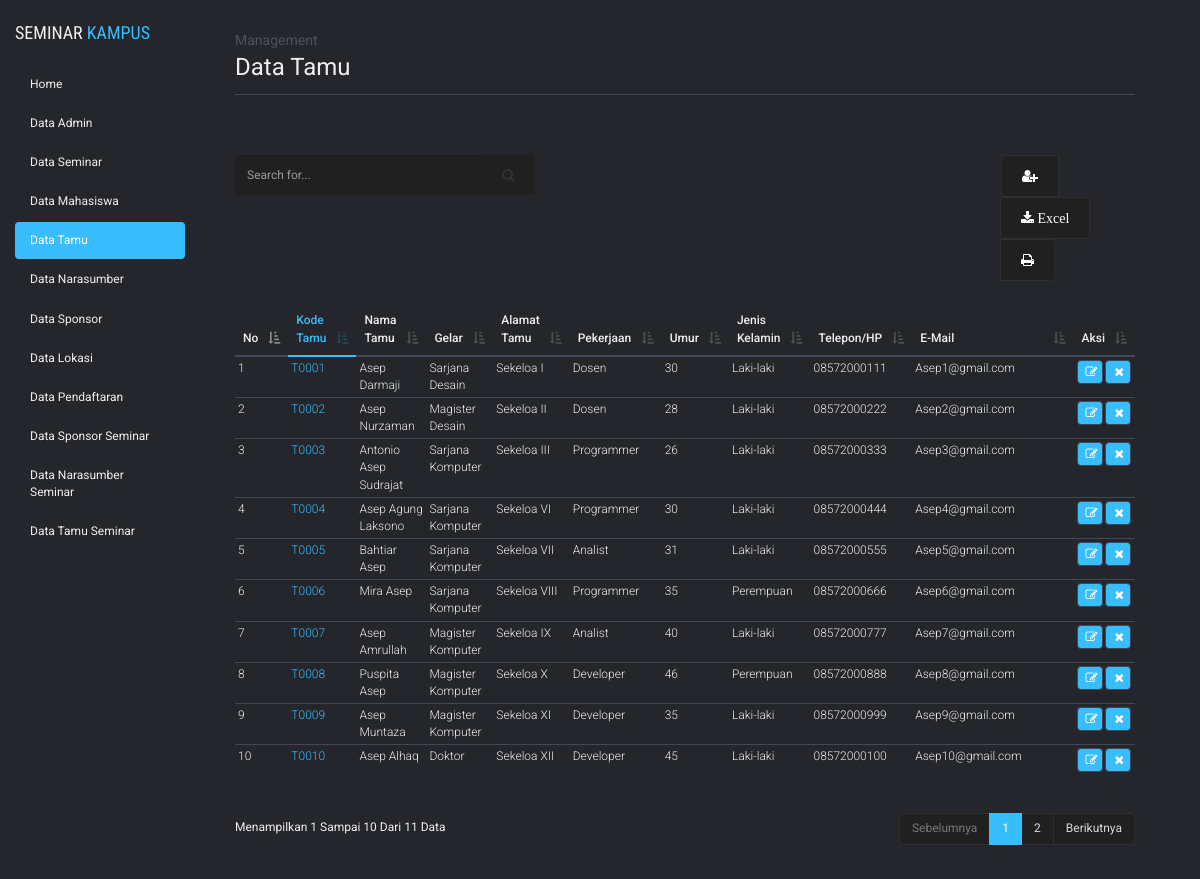
The page /admin/admin.php?module=data_tamu on the database its author committed.
### tables this page shows
CREATE TABLE `tamu` (
  `kode_tamu` char(8) NOT NULL,
  `nama_tamu` varchar(50) DEFAULT NULL,
  `gelar` varchar(50) DEFAULT NULL,
  `alamat_tamu` varchar(50) DEFAULT NULL,
  `pekerjaan` varchar(50) DEFAULT NULL,
  `umur` int(11) DEFAULT NULL,
  `jenis_kelamin` varchar(50) DEFAULT NULL,
  `telepon` varchar(15) DEFAULT NULL,
  `email` varchar(50) DEFAULT NULL,
  PRIMARY KEY (`kode_tamu`),
  UNIQUE KEY `telepon` (`telepon`),
  UNIQUE KEY `email` (`email`)
);

### admin/module_tamu/tampil_tamu.php (the view)
<?php
	$tampilkan = mysql_query("SELECT * FROM tamu ORDER BY kode_tamu");
?>
    <div class="title-content">
    <span>Management</span>
    data tamu
  </div>
  <div class="content">
    <div class="row">
      <div class="col-md-6">
        <form action="?module=data_tamu&act=caritamu" method="post">
          <div class="input-group search">
            <input name="cari" type="text" class="form-control" placeholder="Search for...">
            <span class="input-group-btn">
              <button class="btn btn-default" type="submit"><i class="fa fa-search"></i></button>
            </span>
          </div>
        </form>
      </div>
      <div class="col-md-6">
        <div class="btn-group" role="group" aria-label="fungsional">
          <a type="button" class="btn btn-default" href="#tambah_data" data-toggle="modal"><i class="fa fa-user-plus"></i></a>
          <a type="button" class="btn btn-default" href="module_tamu/action_tamu.php?module=data_tamu&act=export"><i class="fa fa-download"> Excel</i></a>
          <a type="button" class="btn btn-default" href="module_tamu/cetak_tamu.php"><i class="fa fa-print"></i></a>
        </div>
      </div>
    </div>
    <table cellpadding="0" cellspacing="0" border="0" class="table table-hover tab-mar-top" id="example">
      <thead>
        <tr>
          <th width="10px">No</th>
          <th class="tab-col">Kode Tamu</th>
          <th>Nama Tamu</th>
          <th>Gelar</th>
          <th>Alamat Tamu</th>
          <th>Pekerjaan</th>
          <th>Umur</th>
          <th>Jenis Kelamin</th>
          <th>Telepon/HP</th>
          <th>E-Mail</th>
          <th width="30px">Aksi</th>
        </tr>
      </thead>
      <tbody>
<?php
    $no=1;
    while ($tampil=mysql_fetch_array($tampilkan)){
       echo "<tr><td>$no</td>
             <td class='tab-col'>$tampil[kode_tamu]</td>
             <td>$tampil[nama_tamu]</td>
             <td>$tampil[gelar]</td>
             <td>$tampil[alamat_tamu]</td>
             <td>$tampil[pekerjaan]</td>
             <td>$tampil[umur]</td>
             <td>$tampil[jenis_kelamin]</td>
             <td>$tampil[telepon]</td>
             <td>$tampil[email]</td>
             <td><a href='?module=data_tamu&act=edittamu&id=$tampil[kode_tamu]' class='fa fa-edit'></a>
             <a class='fa fa-remove' href=javascript:confirmdelete('$action?module=data_tamu&act=hapustamu&id=$tampil[kode_tamu]')></a></td>
             </tr>";
      $no++;
    }
  echo "
        </tbody>
        </table>
        </div>";
?>

### assets/css/style.css (style rules this page uses)
body { background:#24262b; font-family: 'Roboto', sans-serif; position: relative; font-size: 12px; color: #efefef; }
body a, body button, body div { transition:0.5s all; -webkit-transition:0.5s all; -moz-transition:0.5s all; -o-transition:0.5s all; -ms-transition:0.5s all; }
.form-control { font-size: 12px; }
.title-content { font-size: 24px; text-transform: capitalize; padding-bottom: 10px; border-bottom: 1px solid #434857; }
.title-content span { font-size: 14px; color: #4e525c; display: block; }
.content { margin-top: 60px; }
.search { width: 300px; }
.content .search .form-control { height: 40px; color: #D4D4D4; background-color: #202020; background-image: none; border: none; text-decoration: none; }
.content .search .btn { height: 40px; background-color: #202020; background-image: none; border: none; padding: 10px 20px; }
.btn-group { display: block; margin-left: 301px; }
.btn-group .btn { background: #202020; padding: 10px 20px; color: #fff; border-color: rgb(45, 48, 49); }
.tab-mar-top { margin-top: 30px; }
.tab-col { color: #38BDFF; }
.table>thead>tr>th { border-bottom: 2px solid #434857; }
table>thead>tr>th.tab-col { border-bottom: 2px solid #38BDFF; }
.table>tbody>tr>td, .table>tbody>tr>th { font-weight: 300; font-size: 12px; border-top: 1px solid #434857; padding: 3px; }
.table>tbody>tr>td a.fa { width: 26px; font-size: 12px; color: #fff; background: #38BDFF; padding: 5px; padding-left: 8px; border-radius: 4px; border: 1px solid #434857; }
.table>tfoot>tr>td, .table>tfoot>tr>th, .table>thead>tr>td, .table>thead>tr>th { font-size: 12px; font-weight: 500; border-top: 1px solid #434857; }

### rows shown on the page
tamu: kode_tamu "T0001", nama_tamu "Asep Darmaji", gelar "Sarjana Desain", alamat_tamu "Sekeloa I", pekerjaan "Dosen", umur "30", jenis_kelamin "Laki-laki", telepon "08572000111", email "Asep1@gmail.com"
tamu: kode_tamu "T0002", nama_tamu "Asep Nurzaman", gelar "Magister Desain", alamat_tamu "Sekeloa II", pekerjaan "Dosen", umur "28", jenis_kelamin "Laki-laki", telepon "08572000222", email "Asep2@gmail.com"
tamu: kode_tamu "T0003", nama_tamu "Antonio Asep Sudrajat", gelar "Sarjana Komputer", alamat_tamu "Sekeloa III", pekerjaan "Programmer", umur "26", jenis_kelamin "Laki-laki", telepon "08572000333", email "Asep3@gmail.com"
tamu: kode_tamu "T0004", nama_tamu "Asep Agung Laksono", gelar "Sarjana Komputer", alamat_tamu "Sekeloa VI", pekerjaan "Programmer", umur "30", jenis_kelamin "Laki-laki", telepon "08572000444", email "Asep4@gmail.com"
tamu: kode_tamu "T0005", nama_tamu "Bahtiar Asep", gelar "Sarjana Komputer", alamat_tamu "Sekeloa VII", pekerjaan "Analist", umur "31", jenis_kelamin "Laki-laki", telepon "08572000555", email "Asep5@gmail.com"
tamu: kode_tamu "T0006", nama_tamu "Mira Asep", gelar "Sarjana Komputer", alamat_tamu "Sekeloa VIII", pekerjaan "Programmer", umur "35", jenis_kelamin "Perempuan", telepon "08572000666", email "Asep6@gmail.com"
tamu: kode_tamu "T0007", nama_tamu "Asep Amrullah", gelar "Magister Komputer", alamat_tamu "Sekeloa IX", pekerjaan "Analist", umur "40", jenis_kelamin "Laki-laki", telepon "08572000777", email "Asep7@gmail.com"
tamu: kode_tamu "T0008", nama_tamu "Puspita Asep", gelar "Magister Komputer", alamat_tamu "Sekeloa X", pekerjaan "Developer", umur "46", jenis_kelamin "Perempuan", telepon "08572000888", email "Asep8@gmail.com"
tamu: kode_tamu "T0009", nama_tamu "Asep Muntaza", gelar "Magister Komputer", alamat_tamu "Sekeloa XI", pekerjaan "Developer", umur "35", jenis_kelamin "Laki-laki", telepon "08572000999", email "Asep9@gmail.com"
tamu: kode_tamu "T0010", nama_tamu "Asep Alhaq", gelar "Doktor", alamat_tamu "Sekeloa XII", pekerjaan "Developer", umur "45", jenis_kelamin "Laki-laki", telepon "08572000100", email "Asep10@gmail.com"
